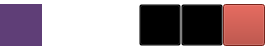
        <widget class="QFrame" name="frameWindowTitleBar">
         <property name="minimumSize">
          <size>
           <width>0</width>
           <height>50</height>
          </size>
         </property>
         <property name="maximumSize">
          <size>
           <width>16777215</width>
           <height>50</height>
          </size>
         </property>
         <property name="styleSheet">
          <string notr="true">QFrame {

	background-color : transparent;

}</string>
         </property>
         <property name="frameShape">
          <enum>QFrame::NoFrame</enum>
         </property>
         <property name="frameShadow">
          <enum>QFrame::Plain</enum>
         </property>
         <property name="lineWidth">
          <number>0</number>
         </property>
         <layout class="QGridLayout" name="gridLayout_3">
          <property name="leftMargin">
           <number>0</number>
          </property>
          <property name="topMargin">
           <number>0</number>
          </property>
          <property name="rightMargin">
           <number>0</number>
          </property>
          <property name="bottomMargin">
           <number>0</number>
          </property>
          <property name="spacing">
           <number>0</number>
          </property>
          <item row="3" column="2">
           <spacer name="horizontalSpacer_2">
            <property name="orientation">
             <enum>Qt::Horizontal</enum>
            </property>
            <property name="sizeHint" stdset="0">
             <size>
              <width>40</width>
              <height>20</height>
             </size>
            </property>
           </spacer>
          </item>
          <item row="3" column="3">
           <widget class="QFrame" name="frameWindowTitleBarPushButtons">
            <property name="frameShape">
             <enum>QFrame::NoFrame</enum>
            </property>
            <property name="frameShadow">
             <enum>QFrame::Plain</enum>
            </property>
            <property name="lineWidth">
             <number>0</number>
            </property>
            <layout class="QGridLayout" name="gridLayout_8">
             <property name="leftMargin">
              <number>0</number>
             </property>
             <property name="topMargin">
              <number>0</number>
             </property>
             <property name="rightMargin">
              <number>0</number>
             </property>
             <property name="bottomMargin">
              <number>0</number>
             </property>
             <property name="spacing">
              <number>0</number>
             </property>
             <item row="0" column="0">
              <widget class="QPushButton" name="pushButtonMinimizeWindow">
               <property name="minimumSize">
                <size>
                 <width>42</width>
                 <height>42</height>
                </size>
               </property>
               <property name="maximumSize">
                <size>
                 <width>42</width>
                 <height>42</height>
                </size>
               </property>
               <property name="styleSheet">
                <string notr="true">QPushButton {
	background-color : transparent;
}

QPushButton:hover {
	background-color : #202020;
}</string>
               </property>
               <property name="text">
                <string/>
               </property>
               <property name="icon">
                <iconset>
                 <normaloff>../img/icons/24x24/cil-window-minimize.png</normaloff>../img/icons/24x24/cil-window-minimize.png</iconset>
               </property>
               <property name="iconSize">
                <size>
                 <width>18</width>
                 <height>18</height>
                </size>
               </property>
              </widget>
             </item>
             <item row="0" column="2">
              <widget class="QPushButton" name="pushButtonRestoreWindow">
               <property name="minimumSize">
                <size>
                 <width>42</width>
                 <height>42</height>
                </size>
               </property>
               <property name="maximumSize">
                <size>
                 <width>42</width>
                 <height>42</height>
                </size>
               </property>
               <property name="styleSheet">
                <string notr="true">QPushButton {
	background-color : transparent;
}

QPushButton:hover {
	background-color : #202020;
}</string>
               </property>
               <property name="text">
                <string/>
               </property>
               <property name="icon">
                <iconset>
                 <normaloff>../img/icons/24x24/cil-window-maximize.png</normaloff>../img/icons/24x24/cil-window-maximize.png</iconset>
               </property>
               <property name="iconSize">
                <size>
                 <width>18</width>
                 <height>18</height>
                </size>
               </property>
              </widget>
             </item>
             <item row="0" column="3">
              <widget class="QPushButton" name="pushButtonCloseWindow">
               <property name="minimumSize">
                <size>
                 <width>42</width>
                 <height>42</height>
                </size>
               </property>
               <property name="maximumSize">
                <size>
                 <width>42</width>
                 <height>42</height>
                </size>
               </property>
               <property name="styleSheet">
                <string notr="true">QPushButton {
	background-color : #A93226;
}

QPushButton::hover {
	background-color : #87281E
}</string>
               </property>
               <property name="text">
                <string/>
               </property>
               <property name="icon">
                <iconset>
                 <normaloff>../img/icons/24x24/cil-x.png</normaloff>../img/icons/24x24/cil-x.png</iconset>
               </property>
               <property name="iconSize">
                <size>
                 <width>18</width>
                 <height>18</height>
                </size>
               </property>
               <property name="flat">
                <bool>false</bool>
               </property>
              </widget>
             </item>
            </layout>
           </widget>
          </item>
          <item row="3" column="1">
           <widget class="QLabel" name="labelWindowTitleBar">
            <property name="styleSheet">
             <string notr="true">QLabel {
	font : 77 15pt &quot;Microsoft JhengHei UI&quot;;
	color : #FFFFFF;
	border-radius : 0px;
	text-align : left;
	padding-left: 5px;
}

QLabel::hover {
	color : #4F6FA0;
}
</string>
            </property>
            <property name="text">
             <string>Pandora</string>
            </property>
           </widget>
          </item>
          <item row="3" column="0">
           <widget class="QLabel" name="labelWindowIcon">
            <property name="minimumSize">
             <size>
              <width>42</width>
              <height>42</height>
             </size>
            </property>
            <property name="maximumSize">
             <size>
              <width>42</width>
              <height>42</height>
             </size>
            </property>
            <property name="styleSheet">
             <string notr="true">QLabel{
	background-color: #5F3E77;
}

QLabel:hover{
	background-color: #46355e;

}</string>
            </property>
            <property name="text">
             <string/>
            </property>
            <property name="pixmap">
             <pixmap>../img/window/icon-1.png</pixmap>
            </property>
            <property name="scaledContents">
             <bool>true</bool>
            </property>
           </widget>
          </item>
         </layout>
        </widget>
